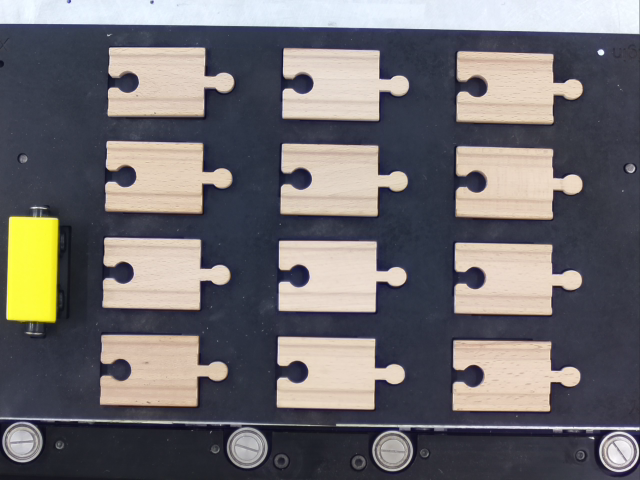
#> input picture straights/opencv_frame_0.png, 640 x 480 px, found by its file name; its folder holds only this picture in this run
$ python contouringPractice.py
#> lines starting #> are read from the running program, lines starting #| are printed output that depends on the picture; after the words box and inside, x2 and y2 are one past the last pixel; in counts of white or black regions, pixels touching at a corner belong together
### part.py
from cv2 import cv2
import numpy as np

'''
This file contains the parent "part class and the specific part classes that inherit from it.

The classes work by initialising with a contour. using that contour we can extract properties for the part.
The properties allow us to automatically QC pass or fail an object by comparing the parameters to the specific dimensionless ranges.

'''

# Want to use this class to initiate objects that can be added to a list and identified
class Part:

    # Initialise parameters that don't need to be passed on init
    childContours = []
    aspectRatioRange = []
    solidityRange = []
    areaPerimeterRange = []


    def __init__(self, contour):
        self.contour = contour


    # Establish whether the part is good or bad if it's properties fit inbetween the ranges
    # [64 lines left out: functions isQCPassed, reasonForFailure, centreXY, centreXYText, aspectRatio, angleOfRotation and 1 more, not called in this run]

    @property
    def areaPerimeterSqr(self):
        return self.area / (self.perimeter ** 2)

    # % that the contour fills the convex hull area
    # [17 lines left out: functions solidity, perimeter, not called in this run]


# Class to add in dimensionless ranges for defect part types
class Defect():

    def __init__(self, aspectRatio, solidity,areaPerimeter, reason):
        self.aspectRatio = aspectRatio
        self.solidity = solidity
        self.areaPerimeter = areaPerimeter
        self.reason = reason


# Following four classes inherit from the Part class and override the ranges and the failure reason class to establish why a part has failed
class StraightPart(Part):

    # These are the ranges used to classify a good straight part
    aspectRatioRange = [0.52,0.57]
    solidityRange = [0.80,0.85]
    areaPerimeterRange = [0.028,0.032]

    # These are the ranges of the defect part types
    holeInMiddle = Defect([0.52,0.56],[0.76,0.80],[0.019,0.023],"Hole in the middle")
    filledHole = Defect([0.53,0.565],[0.89,0.91],[0.037,0.047],"The hole is filled")
    onlyNotch = Defect([0.64,0.74],[0.91,0.93],[0.053,0.06],"Notch on its own")
    missingNotchHoleFilled = Defect([0.7,0.74],[0.96,1.0],[0.054,0.061],"Notch is missing and hole is filled")

    missingNotch = Defect([0.71,0.74],[0.88,0.92],[0.037,0.05],"Notch is missing")
    halfWidthWithHole = Defect([0.75,0.84],[0.82,0.88],[0.031,0.035],"Half split by width including hole")
    halfWidthWithHoleFilled = Defect([0.77,0.79],[0.96,0.99],[0.0540,0.0570],"Half split by width with hole filled")
    halfWidthWithNotch = Defect([0.93,0.99],[0.80,0.84],[0.038,0.042],"Half split by width including notch")


    # List that contains all the defect types
    failureReasons = [missingNotch,
                    halfWidthWithNotch,
                    halfWidthWithHole,
                    filledHole,

                    onlyNotch,
                    halfWidthWithHoleFilled,
                    holeInMiddle,
                    missingNotchHoleFilled
                    ]


    # Assign a reason for failure if the part did not pass QC
    # [12 lines left out: function reasonForFailure, not called in this run]


class CurvedPart(Part):

    # These are the ranges used to classify a good straight part
    aspectRatioRange = [0.43,0.47]
    solidityRange = [0.8,0.85]
    areaPerimeterRange = [0.027,0.031]


    # These are the ranges of the defect part types
    halfLengthWithNotch = Defect([0.21,0.25],[0.75,0.79],[0.022,0.027],"Half split by length with notch")
    halfLengthWithoutNotch = Defect([0.22,0.27],[0.92,0.96],[0.033,0.037],"Half split by length without notch")
    holeInMiddle = Defect([0.43,0.47],[0.77,0.81],[0.021,0.024],"Hole in the middle")
    filledHole = Defect([0.43,0.48],[0.85,0.91],[0.029,0.041],"The hole is filled")

    missingNotchHoleFilled = Defect([0.48,0.52],[0.89,0.93],[0.037,0.051],"Notch is missing and hole is filled")
    missingNotch = Defect([0.48,0.51],[0.85,0.89],[0.033,0.037],"Notch is missing")
    straightPiece = Defect([0.52,0.57],[0.8,0.85],[0.028,0.032],"Straight piece")
    onlyNotch = Defect([0.62,0.74],[0.91,0.94],[0.053,0.06],"Notch on its own")

    halfWidthWithHoleFilled = Defect([0.77,0.90],[0.93,0.98],[0.041,0.060],"Half split by width with hole filled")
    halfWidthWithNotch = Defect([0.72,0.82],[0.82,0.87],[0.039,0.043],"Half split by width including notch")
    halfWidthWithHole = Defect([0.77,0.89],[0.82,0.89],[0.033,0.037],"Half split by width including hole")


    # List that contains all the defected parts
    failureReasons = [missingNotch,
                    halfWidthWithNotch,
                    halfWidthWithHole,
                    filledHole,

                    onlyNotch,
                    holeInMiddle,
                    missingNotchHoleFilled,
                    straightPiece,

                    halfWidthWithHoleFilled,
                    halfLengthWithNotch,
                    halfLengthWithoutNotch
                    ]

    # Assign a reason for failure if the part did not pass QC
    # [12 lines left out: function reasonForFailure, not called in this run]


class MovingStraightPart(Part):

    aspectRatioRange = [0.48,0.55]
    solidityRange = [0.83,0.89]
    areaPerimeterRange = [0.031,0.037]


    # These are the ranges of the defect part types
    onlyNotch = Defect([0.40,0.49],[0.94,0.99],[0.051,0.058],"Notch on its own")
    holeInMiddle = Defect([0.46,0.50],[0.83,0.87],[0.026,0.031],"Hole in the middle")
    filledHole = Defect([0.46,0.50],[0.89,0.93],[0.043,0.048],"The hole is filled")
    missingNotch = Defect([0.59,0.63],[0.90,0.94],[0.038,0.042],"Notch is missing")

    missingNotchHoleFilled = Defect([0.60,0.64],[0.95,1.0],[0.054,0.058],"Notch is missing and hole is filled")
    halfWidthWithNotch = Defect([0.79,0.85],[0.83,0.87],[0.042,0.047],"Half split by width including notch")
    halfWidthWithHole = Defect([0.90,1.00],[0.82,0.86],[0.031,0.036],"Half split by width including hole")
    halfWidthWithHoleFilled = Defect([0.95,1.00],[0.92,0.96],[0.050,0.054],"Half split by width with hole filled")


    # List that contains all the defect types
    failureReasons = [
                    missingNotch,
                    halfWidthWithNotch,
                    halfWidthWithHole,
                    filledHole,

                    onlyNotch,
                    halfWidthWithHoleFilled,
                    holeInMiddle,
                    missingNotchHoleFilled
                    ]


    # Assign a reason for failure if the part did not pass QC
    # [12 lines left out: function reasonForFailure, not called in this run]


class MovingCurvedPart(Part):

    aspectRatioRange = [0.41,0.45]
    solidityRange = [0.85,0.90]
    areaPerimeterRange = [0.030,0.036]


    # These are the ranges of the defect part types
    halfLengthWithNotch = Defect([0.19,0.23],[0.84,0.89],[0.027,0.031],"Half split by length with notch")
    halfLengthWithoutNotch = Defect([0.22,0.27],[0.94,0.98],[0.034,0.038],"Half split by length without notch")
    holeInMiddle = Defect([0.40,0.44],[0.82,0.86],[0.025,0.029],"Hole in the middle")
    filledHole = Defect([0.40,0.45],[0.86,0.91],[0.039,0.043],"The hole is filled")

    # TODO: have another look for these guys
    # missingNotchHoleFilled = Defect([0.48,0.52],[0.89,0.93],[0.037,0.051],"Notch is missing and hole is filled")
    # missingNotch = Defect([0.48,0.51],[0.85,0.89],[0.033,0.037],"Notch is missing")
    onlyNotch = Defect([0.40,0.49],[0.94,0.99],[0.051,0.058],"Notch on its own")
    straightPiece = Defect([0.48,0.55],[0.83,0.89],[0.031,0.037],"Straight piece")

    halfWidthWithNotch = Defect([0.60,0.64],[0.87,0.91],[0.045,0.049],"Half split by width including notch")
    halfWidthWithHole = Defect([0.73,0.77],[0.87,0.91],[0.036,0.042],"Half split by width including hole")
    halfWidthWithHoleFilled = Defect([0.74,0.78],[0.94,0.98],[0.053,0.057],"Half split by width with hole filled")


    # List that contains all the defected parts
    failureReasons = [
        halfLengthWithNotch,
        halfLengthWithoutNotch,
        holeInMiddle,
        filledHole,

        straightPiece,
        onlyNotch,

        halfWidthWithHoleFilled,
        halfWidthWithNotch,
        halfWidthWithHole
    ]

    # Assign a reason for failure if the part did not pass QC
    # [12 lines left out: function reasonForFailure, not called in this run]

### Old/contouringPractice.py

import numpy as np
from cv2 import cv2
from matplotlib import pyplot as plt
import random
import math
import thresholding


# [55 lines left out: function adaptiveThresholdingParameterFinder, not called in this run]

def adaptiveThresholding(img_gray,imageNum,ThresholdNum,blocksize,constant):

    ksize = 5
    img_blur = cv2.blur(img_gray,(ksize,ksize))
    img_gaussian = cv2.GaussianBlur(img_gray,(ksize,ksize),0)
    img_median = cv2.medianBlur(img_gray,ksize)
    images = [img_blur, img_gaussian, img_median]
    thresholdTypes = [cv2.ADAPTIVE_THRESH_MEAN_C, cv2.ADAPTIVE_THRESH_GAUSSIAN_C]

    images_number = {0:"Blur", 1: "Guas", 2:"Median"}
    threshold_number = {0: "Mean",1:"Gaus"}

    thresh = cv2.adaptiveThreshold(images[imageNum], 255, thresholdTypes[ThresholdNum], cv2.THRESH_BINARY,blocksize,constant)

    contours, hierarchy = cv2.findContours(thresh, cv2.RETR_TREE, cv2.CHAIN_APPROX_SIMPLE)

    contour_filter=[]
    count = 0
    img_contour= cv2.cvtColor(img_gray, cv2.COLOR_BGR2RGB)
    for m, contour in enumerate(contours):
        if hierarchy[0][m][3] == 0:
            print(hierarchy[0][m])
            print('hello')
            # print(contour)
            count += 1
            # cv2.drawContours(img_contour, [contour], -1, (0,0,255), 1)
            cv2.drawContours(img_contour, [contours[hierarchy[0][m][0]]], -1, (0,0,255), 2)
            contour_filter.append(contour)

    # cv2.drawContours(img_contour, contours[1], -1, (0,0,255), 1)
    plt.figure(figsize = (7,7))
    plt.title('blocksize {0} and constant {1}. {2} , {3}. Count: {4}'.format(blocksize,constant,images_number[imageNum],threshold_number[ThresholdNum],count))
    plt.imshow(img_contour)
    plt.axis('off')
    plt.show()


part_numbers = [12,

                12,
                12,
                12,
                12,
                12,

                11,
                11,
                12,
                12,
                12,

                12,
                12,
                12,
                12,
                12,

                12,
                12,
                12,
                11,
                12,

                12,
                12,
                12,
                12,
                12,

                9,
                9,
                9,
                10,
                11,

                12,
                12,
                12,
                11,
                12,

                10,
                12,
                11,
                11,
                7,

                7,
                7,
                8]


values = {}

for i in range(37):
    imageLocation = '/Users/heisenberg/RobotLab/robot_lab_inspection/straights/opencv_frame_{0}.png'.format(i)
    img_bgr = cv2.imread(imageLocation)
#> img_bgr is the input picture: shape (480, 640, 3); mean B, G, R 111.3, 108.9, 111.9

    # [6 lines of commented-out code are left out]

    y1 = 40
    x1 = 80

    y2 = 420
    x2 = 590

    img_bgr = img_bgr[y1:y2,x1:x2]
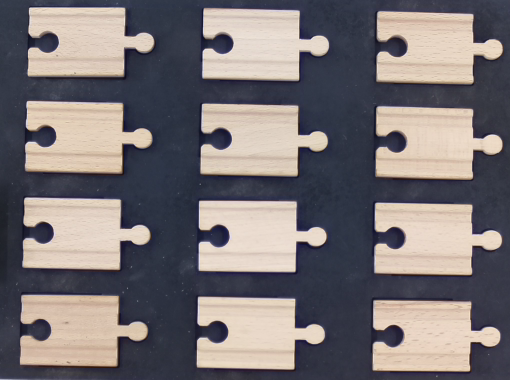
#> img_bgr: shape (380, 510, 3); mean B, G, R 117.6, 115.6, 121.9

    img_gray = cv2.cvtColor(img_bgr,cv2.COLOR_BGR2GRAY)
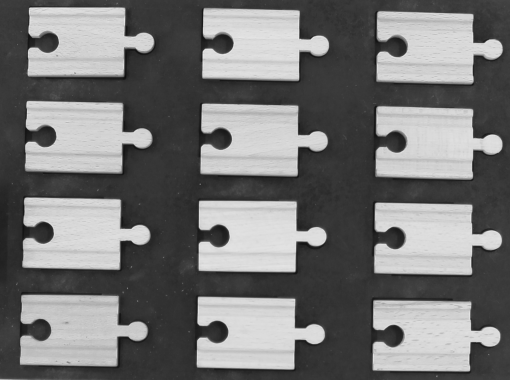
#> img_gray: shape (380, 510); min 15, max 230, mean 117.7

    adaptiveThresholding(img_gray,2,0,9,19)
#> in adaptiveThresholding, `img_blur = cv2.blur(img_gray,(ksize,ksize))`:
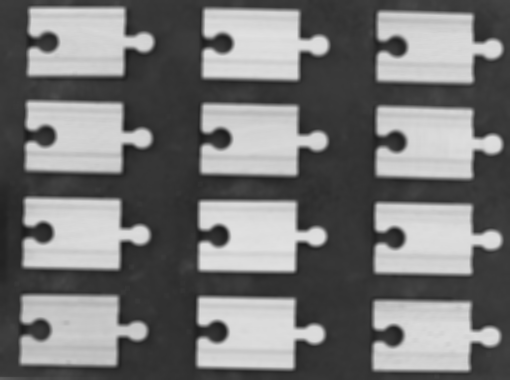
#> img_blur: shape (380, 510); min 25, max 226, mean 117.7
#> in adaptiveThresholding, `thresh = cv2.adaptiveThreshold(images[imageNum], 255, thresholdTypes[T..`:
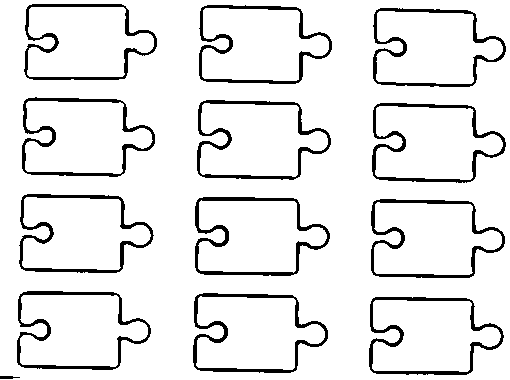
#> thresh: shape (380, 510); 90.9% white; 13 black regions
#> in adaptiveThresholding, `contours, hierarchy = cv2.findContours(thresh, cv2.RETR_TREE, cv2.CHAI..`: contours = 25 contours; largest, box (x1, y1, x2, y2) and area: (0, 0, 510, 380) 192847, (192, 292, 329, 374) 8688, (194, 196, 331, 277) 8660, (370, 198, 506, 279) 8584, (196, 99, 332, 181) 8579
#> the loop in adaptiveThresholding, `for m, contour in enumerate(contours):` made 25 passes
#> (printed output is left out)
#> after the loop in adaptiveThresholding, `for m, contour in enumerate(contours):`:
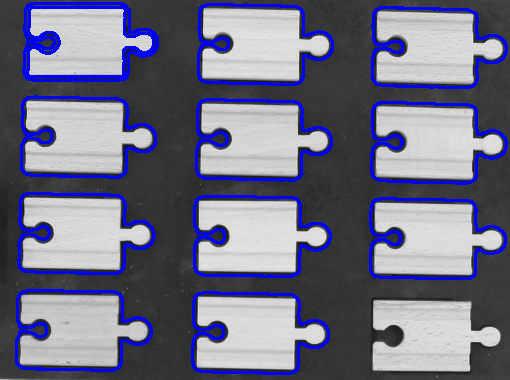
#> img_contour: shape (380, 510, 3); mean R, G, B 112.6, 112.6, 136.2
#> after the loop in adaptiveThresholding, `for m, contour in enumerate(contours):`: contour_filter = 12 contours; largest, box (x1, y1, x2, y2) and area: (192, 292, 329, 374) 8688, (194, 196, 331, 277) 8660, (370, 198, 506, 279) 8584, (196, 99, 332, 181) 8579, (18, 193, 155, 274) 8564; count = 12
#> (the run stopped early here; a loop or call above may not have finished)
